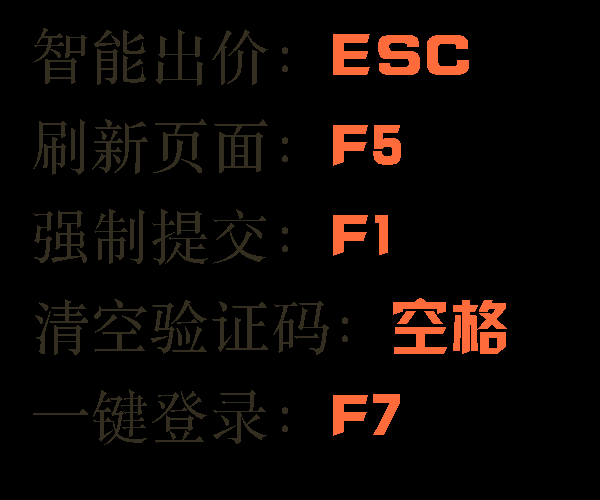
#> input picture HK.png, 600 x 500 px
$ python -i Ocr_0107.py   (imports and definitions only)   (older library calls are emulated)
#> lines starting #> are read from the running program, lines starting #| are printed output that depends on the picture; after the words box and inside, x2 and y2 are one past the last pixel; in counts of white or black regions, pixels touching at a corner belong together
# encoding: utf-8
'''
@author: zhushen
@contact: 810909753@q.com
@time: 2017/7/28 15:52
'''
import cv2, copy
import numpy as np
from functools import reduce

SZ = 20
bin_n = 16  # Number of bins

##获取文件列表
import os


def getlist():
    files = os.listdir('./moni')
    nfiles = []
    for file in files:
        temp1 = os.path.splitext(file)[0]
        temp2 = list(temp1)
        temp3 = list(map(int, temp2))
        for tem in temp3:
            nfiles.append([tem])
    print(nfiles)
    return (files, nfiles)


####可以将斜着的数字摆正
def deskew(img):
    m = cv2.moments(img)
    if abs(m['mu02']) < 1e-2:
        return img.copy()
    skew = m['mu11'] / m['mu02']
    M = np.float32([[1, skew, -0.5 * SZ * skew], [0, 1, 0]])
    img = cv2.warpAffine(img, M, (SZ, SZ), flags=affine_flags)
    return img


# hog特征
def hog(img):
    gx = cv2.Sobel(img, cv2.CV_32F, 1, 0)
    gy = cv2.Sobel(img, cv2.CV_32F, 0, 1)
    mag, ang = cv2.cartToPolar(gx, gy)
    bins = np.int32(bin_n * ang / (2 * np.pi))  # quantizing binvalues in (0...16)
    bin_cells = bins[:10, :10], bins[10:, :10], bins[:10, 10:], bins[10:, 10:]
    mag_cells = mag[:10, :10], mag[10:, :10], mag[:10, 10:], mag[10:, 10:]
    hists = [np.bincount(b.ravel(), m.ravel(), bin_n) for b, m in zip(bin_cells, mag_cells)]
    hist = np.hstack(hists)  # hist is a 64 bit vector
    # print(hist)
    return hist


def fushi(img):
    kernel = np.ones((1, 1), np.uint8)
    # 读入图片
    dilated = cv2.dilate(img, kernel)
    # 腐蚀图像
    eroded = cv2.erode(dilated, kernel)
    # 膨胀图像

    return eroded


# 二值化，切割
def cut(img):
    # ret, thresh1 = cv2.threshold(img, 100, 255, cv2.THRESH_BINARY)
    ret, thresh1 = cv2.threshold(img, 155, 255, cv2.THRESH_BINARY_INV)
    # thresh1=fushi(thresh1)
    # image,contours,hierarchy = cv2.findContours(thresh1,cv2.RETR_EXTERNAL,cv2.CHAIN_APPROX_NONE)
    image, contours, hierarchy = cv2.findContours(thresh1, cv2.RETR_EXTERNAL, cv2.CHAIN_APPROX_NONE)
    cv2.imwrite('image.png', image)
    imgn = []
    xy = []
    cv2.imwrite("thresh1.png", thresh1)
    for i in range(len(contours)):
        cnt = contours[i]
        x, y, w, h = cv2.boundingRect(cnt)
        xy.append([x, y, w, h])

    xy = sorted(xy)

    print(xy)

    xy0 = []  ##存放切块
    ##前n-1个块
    for i in range(len(xy) - 1):
        diff = xy[i + 1][0] - xy[i][0]
        print(diff)
        if diff < 6:
            t0 = min(xy[i][0], xy[i + 1][0])
            t1 = min(xy[i][1], xy[i + 1][1])
            t2 = max(xy[i][2] + xy[i][0], xy[i + 1][2] + xy[i + 1][0]) - t0
            t3 = max(xy[i][3] + xy[i][1], xy[i + 1][3] + xy[i + 1][1]) - t1
            xy[i + 1] = [t0, t1, t2, t3]
        elif 6 <= diff < 12:
            xy0.append(xy[i])
        else:
            if 12 <= diff <= 16:
                temp1 = [xy[i][0], xy[i][1], xy[i][2] - int(diff / 2), xy[i][3]]
                temp2 = [int(diff / 2) + xy[i][0], xy[i + 1][1], xy[i + 1][2], xy[i + 1][3]]
                xy0.append(temp1)
                xy0.append(temp2)
            elif 17 <= diff <= 23:
                t1 = int(diff / 3)
                t2 = int(diff / 3) * 2
                temp1 = [xy[i][0], xy[i][1], t1, xy[i][3]]
                temp2 = [xy[i][0] + t1, xy[i][1], t2 - t1, xy[i][3]]
                temp3 = [xy[i][0] + t2, xy[i][1], diff - t2, xy[i][3]]
                xy0.append(temp1)
                xy0.append(temp2)
                xy0.append(temp3)
            elif 24 <= diff <= 30:
                t1 = int(diff / 4)
                t2 = int(diff / 4) * 2
                t3 = int(diff / 4) * 3
                temp1 = [xy[i][0], xy[i][1], t1, xy[i][3]]
                temp2 = [xy[i][0] + t1, xy[i][1], t2 - t1, xy[i][3]]
                temp3 = [xy[i][0] + t2, xy[i][1], t3 - t2, xy[i][3]]
                temp4 = [xy[i][0] + t3, xy[i][1], diff - t3, xy[i][3]]
                xy0.append(temp1)
                xy0.append(temp2)
                xy0.append(temp3)
                xy0.append(temp4)
            elif 31 <= diff:
                t1 = int(diff / 5)
                t2 = int(diff / 5) * 2
                t3 = int(diff / 5) * 3
                t4 = int(diff / 5) * 4
                temp1 = [xy[i][0], xy[i][1], t1, xy[i][3]]
                temp2 = [xy[i][0] + t1, xy[i][1], t2 - t1, xy[i][3]]
                temp3 = [xy[i][0] + t2, xy[i][1], t3 - t2, xy[i][3]]
                temp4 = [xy[i][0] + t3, xy[i][1], t4 - t3, xy[i][3]]
                temp5 = [xy[i][0] + t4, xy[i][1], diff - t4, xy[i][3]]
                xy0.append(temp1)
                xy0.append(temp2)
                xy0.append(temp3)
                xy0.append(temp4)
                xy0.append(temp5)

    # 最后一个 图像块
    diff = xy[-1][2]  # 最后一个 图像块
    if diff < 3:
        pass
    elif 3 <= diff < 12:
        xy0.append(xy[-1])
    else:
        if 12 <= diff <= 16:
            temp1 = [xy[-1][0], xy[-1][1], int(diff / 2), xy[-1][3]]
            temp2 = [int(diff / 2) + xy[-1][0], xy[-1][1], xy[-1][2] - int(diff / 2), xy[-1][3]]
            xy0.append(temp1)
            xy0.append(temp2)
        elif 17 <= diff <= 23:
            t1 = int(diff / 3)
            t2 = int(diff / 3) * 2
            temp1 = [xy[-1][0], xy[-1][1], t1, xy[-1][3]]
            temp2 = [xy[-1][0] + t1, xy[-1][1], t2 - t1, xy[-1][3]]
            temp3 = [xy[-1][0] + t2, xy[-1][1], diff - t2, xy[-1][3]]
            xy0.append(temp1)
            xy0.append(temp2)
            xy0.append(temp3)
        elif 24 <= diff <= 30:
            t1 = int(diff / 4)
            t2 = int(diff / 4) * 2
            t3 = int(diff / 4) * 3
            temp1 = [xy[-1][0], xy[-1][1], t1, xy[-1][3]]
            temp2 = [xy[-1][0] + t1, xy[-1][1], t2 - t1, xy[-1][3]]
            temp3 = [xy[-1][0] + t2, xy[-1][1], t3 - t2, xy[-1][3]]
            temp4 = [xy[-1][0] + t3, xy[-1][1], diff - t3, xy[-1][3]]
            xy0.append(temp1)
            xy0.append(temp2)
            xy0.append(temp3)
            xy0.append(temp4)
        elif 31 <= diff:
            t1 = int(diff / 5)
            t2 = int(diff / 5) * 2
            t3 = int(diff / 5) * 3
            t4 = int(diff / 5) * 4
            temp1 = [xy[-1][0], xy[-1][1], t1, xy[-1][3]]
            temp2 = [xy[-1][0] + t1, xy[-1][1], t2 - t1, xy[-1][3]]
            temp3 = [xy[-1][0] + t2, xy[-1][1], t3 - t2, xy[-1][3]]
            temp4 = [xy[-1][0] + t3, xy[-1][1], t4 - t3, xy[-1][3]]
            temp5 = [xy[-1][0] + t4, xy[-1][1], diff - t4, xy[-1][3]]
            xy0.append(temp1)
            xy0.append(temp2)
            xy0.append(temp3)
            xy0.append(temp4)
            xy0.append(temp5)

    for i in range(len(xy0)):
        x, y, w, h = xy0[i]
        imgn.append(image[y:y + h, x:x + w])
    for i in range(len(imgn)):
        imgn[i] = cv2.resize(imgn[i], (8, 8))
    for i in range(len(xy0)):
        cv2.imwrite("ST%d.png" % i, imgn[i])

    return imgn


# SVM训练
# 创建训练素材
# 合并随机点，得到训练数据
def traindata(imglist):
    TrainData = []
    for img in imglist:
        img = cv2.imread(img, 0)
        trainData = cut(img)
        trainData = list(map(hog, trainData))
        trainData = np.float32(trainData).reshape(-1, bin_n * 4)
        TrainData.append(trainData)
    return TrainData


def getlabel(imglist):
    result = []
    for img in imglist:
        img = img.split(".")
        num = img[0]
        for n in num:
            result.append([int(n)])
    return result


imglist = ["10.png", "11.png", '8.png', 'time.png', 'moni.png', '88700.png', '88800.png', '92100.png',
           '88600.png', '88900.png', '91300.png', '89800.png', '90500.png', '89400.png',
           '91800.png', '91900.png', '91900_win7.png', '90400_win7.png',
           '86600_win10.png', '86800_win10.png', '83000_win10.png',
           '85000_win7.png', '85300_win7.png', '89000_win7.png', '89800_win7.png',
           '93100_win10_guopai.png', '86200_win7_moni.png', 'time_moni.png',
           'time_win10_112930.png', 'time_win10_112903.png', 'time_win10_112906.png', 'time_win10_112909.png', 'time_win10_112941.png',
           ]


##标号11为：
labellist = [[1], [2], [3], [4], [5], [6], [7], [8], [9], [0], [1], [2], [3], [4], [5], [6], [7], [8], [9], [0],
             [8], [6], [6], [0], [0], [1], [1], [11], [2], [9], [11], [0], [1],
             [1], [2], [3], [4], [5], [6], [7], [8], [9], [0],
             [8], [8], [7], [0], [0], [8], [8], [8], [0], [0],
             [9], [2], [1], [0], [0],
             [8], [8], [6], [0], [0],
             [8], [8], [9], [0], [0],
             [9], [1], [3], [0], [0],
             [8], [9], [8], [0], [0],
             [9], [0], [5], [0], [0],
             [8], [9], [4], [0], [0],
             [9], [1], [8], [0], [0],
             [9], [1], [9], [0], [0],
             [9], [1], [9], [0], [0],
             [9], [0], [4], [0], [0],
             [8], [6], [6], [0], [0],
             [8], [6], [8], [0], [0],
             [8], [3], [0], [0], [0],

             [8], [5], [0], [0], [0],
             [8], [5], [3], [0], [0],
             [8], [9], [0], [0], [0],
             [8], [9], [8], [0], [0],

             [9], [3], [1], [0], [0],
             [8], [6], [2], [0], [0],
             [1], [1], [11], [2], [9], [11], [2],

             [1], [1], [11], [2], [9], [11], [3], [0],
             [1], [1], [11], [2], [9], [11], [3],
             [1], [1], [11], [2], [9], [11], [6],
             [1], [1], [11], [2], [9], [11], [9],
             [1], [1], [11], [2], [9], [11], [4], [1],
             ]

# [1 line that did not run here, left out]

# [2 lines not run here, left out]

# [1 line that did not run here, left out]

# [1 line that did not run here, left out]

responses = np.array(labellist, dtype='int32')
svm = cv2.ml.SVM_create()
# [5 lines not run here, left out]

# 训练
# [1 line that did not run here, left out]
# [7 lines of commented-out code are left out]
# [1 line not run here, left out]
# svm.save('svm_cat_data.dat')
# SVM_load('svm_cat_data.dat')
# print(result)
# [1 line that did not run here, left out]


def read(img):
    img2 = cv2.imread(img, 0)
    testData = cut(img2)
    testData = list(map(hog, testData))
    testData = np.float32(testData).reshape(-1, bin_n * 4)
    result = svm.predict(testData)
    result = result[1].reshape(-1).astype(int).astype(str)
    for i in range(len(result)):
        if result[i] == '11':
            result[i] = ':'
    price = "".join(list(result))
    print(price)
    return price


# for i in range(89900,94800,100):
#     img="new_pic\\%s.png"%i
#     read(img)
# [1 line that did not run here, left out]
# [12 lines not run here, left out]

# [57 lines of commented-out code are left out]

>>> import cv2
>>> picture = cv2.imread('HK.png', cv2.IMREAD_GRAYSCALE)
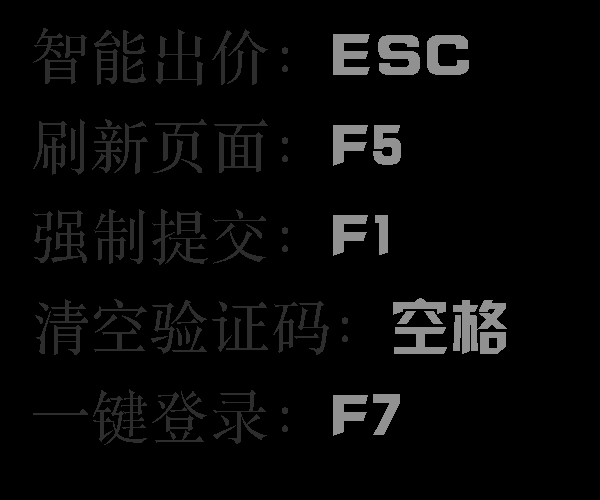
#> picture: shape (500, 600); min 0, max 145, mean 7.9
>>> result = cut(picture)
#> in cut (call 3), `ret, thresh1 = cv2.threshold(img, 155, 255, cv2.THRESH_BINARY_INV)`: thresh1: shape (500, 600); every value is 255
#> in cut (call 3), `image, contours, hierarchy = cv2.findContours(thresh1, cv2.RETR_EXTERN..`: contours = 1 contour; box (x1, y1, x2, y2) and area: (0, 0, 600, 500) 298901
#| [[0, 0, 600, 500]]
#> result = 5 items
